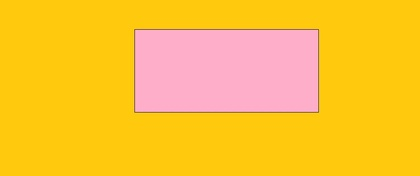
%> input picture Sample.jpg, 420 x 176 px, shrunk from 934 x 391 before the run
$ octave imhistSSK.m   (GNU Octave 9; MATLAB toolbox functions it lacks are replaced by stand-ins)
%> lines starting %> are read from the running program, lines starting %| are printed output that depends on the picture
img = imread(uigetfile);
%> the answer given: Sample.jpg
%> img is the input picture: size 176x420x3 uint8; mean R, G, B 253.9, 194.9, 51.6
imgray = rgb2gray(img);
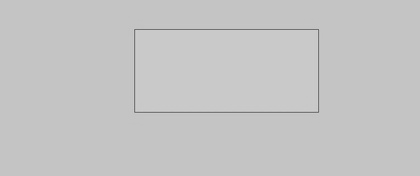
%> imgray: size 176x420 uint8; min 105, max 209, mean 196.4
[m, n] = size(imgray);
%> m = 176; n = 420
g = 0:255;
count = zeros(1,256);
for i = 1:m
    for j = 1:n
        int = imgray(i,j);
        count(int+1) = count(int+1) + 1;
    end
end
%> after the loop, count = 256 values, max 56541 at index 197, min 0 at index 1, mean 288.8
subplot(3,2,1); imshow(img);
subplot(3,2,2); imshow(imgray);
subplot(3,2,3); imhist(img);
subplot(3,2,4); imhist(imgray);
subplot(3,2,5); imshow(imgray);
subplot(3,2,6); bar(g, count,1);
%> after `bar(g, count,1)`:
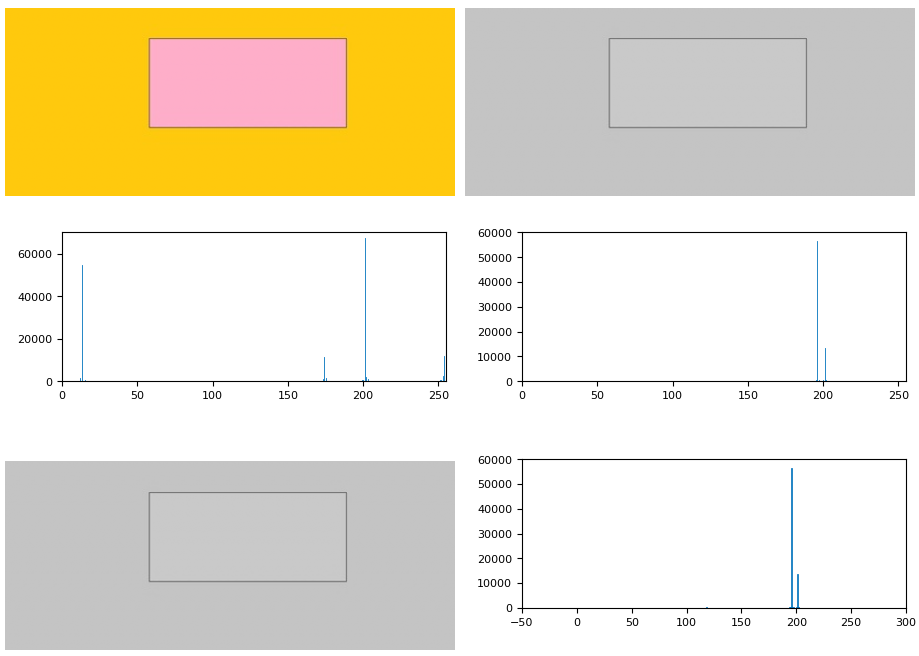
%> figure redrawn from the program's plot data, 6 panels
